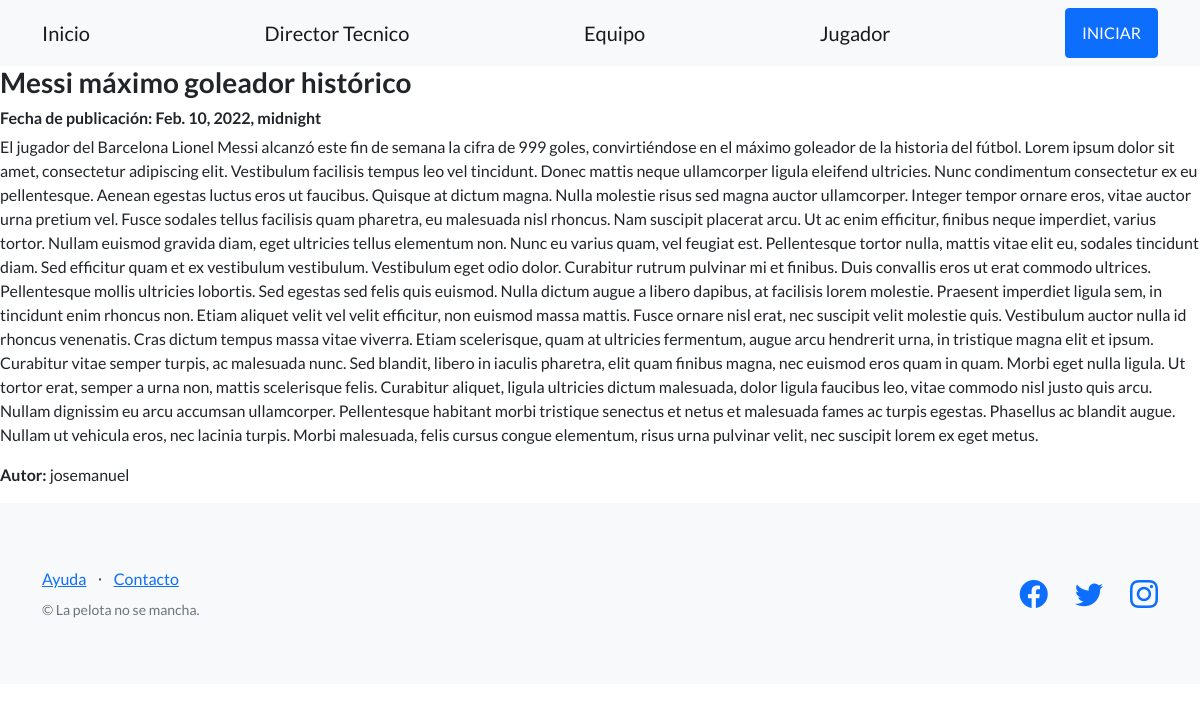
The page /blog/1 on the database its author committed.
### blog/models.py (models this page shows, shortened)
class Blog(models.Model):
    titulo = models.CharField(max_length=50)
    cuerpo = models.TextField()
    autor = models.ForeignKey(
        Autor ,
        on_delete = models.RESTRICT ,
    )
    fechaDePublicacion = models.DateTimeField(auto_now=True)
    urlName = 'blog'

class Autor(models.Model):
    nombreDeUsuario = models.CharField(max_length=30)
    clave = models.CharField(max_length=30)
    avatar = models.URLField()
    def __str__(self):
        return self.nombreDeUsuario

### blog/views.py (the view)
# urls.py: path('blog/<pk>', Blog.as_view() , name="blog") ,
class Blog(DetailView):
    model = Blog
    template_name = 'blog/blog.html'

### templates/blog/blog.html
{% extends "blog/padre.html" %}
{% load static %}
{% block contenidoQueCambia %}
    <h3>{{ blog.titulo }}</h3>
    <h6>Fecha de publicación: {{ blog.fechaDePublicacion }}</h6>
    <p>{{ blog.cuerpo }}</p>
    <p class="autor"><b>Autor:</b> {{ blog.autor }}</p>
{% endblock %}

### rows shown on the page
Blog: titulo "Messi máximo goleador histórico", fechaDePublicacion "Feb. 10, 2022, midnight", cuerpo "El jugador del Barcelona Lionel Messi alcanzó este fin de semana la cifra de 999 goles, convirtiéndose en el máximo goleador de la historia del fútbol. Lorem ipsum dolor sit amet, consectetur adipiscing elit. Vestibulum facilisis tempus leo vel tincidunt. Donec mattis neque ullamcorper ligula eleifend ultricies. Nunc condimentum consectetur ex eu pellentesque. Aenean egestas luctus eros ut faucibus. Quisque at dictum magna. Nulla molestie risus sed magna auctor ullamcorper. Integer tempor ornare eros, vitae auctor urna pretium vel. Fusce sodales tellus facilisis quam pharetra, eu malesuada nisl rhoncus. Nam suscipit placerat arcu. Ut ac enim efficitur, finibus neque imperdiet, varius…", autor "josemanuel"
